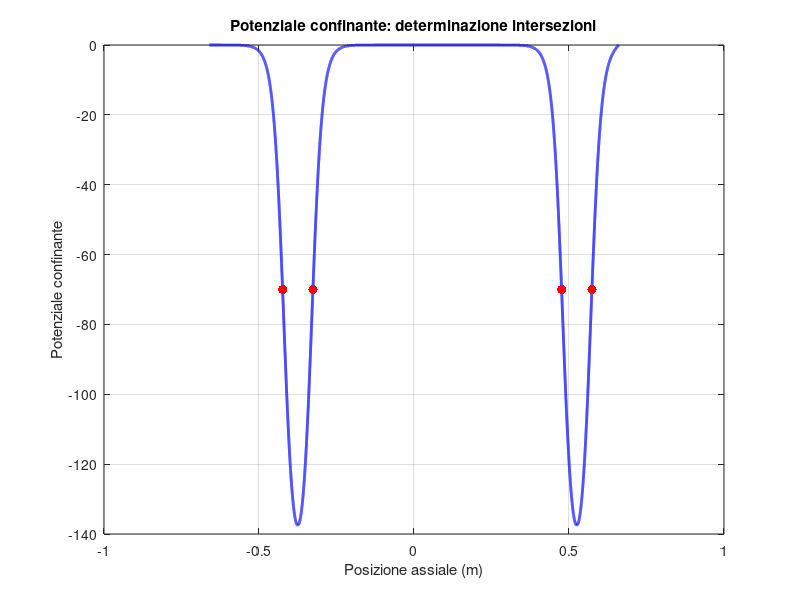

Write the MATLAB code that produced this figure.
%-------------------------------------------------------------------------%
%               Procedura per calcolare le intersezioni fra               %
%             potenziale della trappola e potenziale di plasma            %
%-------------------------------------------------------------------------%

close all
clear all
clc

% Funzione che restituisce le posizioni a cui è avvenuta l'intersezione
% ricercata ---> non è un algoritmo evidentemente ottimizzato, 

function [zpos, phi, zx] = pot_ELTRAP(v, offset, v_plasma)

    % lengths - inner electrodes shortened 1 mm for the gaps
    z(1)=0; z(2)=z(1)+149.5e-3;             % SH
    z(3)=z(2)+1e-3; z(4)=z(3)+89e-3;        % C8
    z(5)=z(4)+1e-3; z(6)=z(5)+89e-3;        % C7    
    z(7)=z(6)+1e-3; z(8)=z(7)+89e-3;        % C6
    z(9)=z(8)+1e-3; z(10)=z(9)+149e-3;      % S4
    z(11)=z(10)+1e-3; z(12)=z(11)+89e-3;    % C5
    z(13)=z(12)+1e-3; z(14)=z(13)+149e-3;   % S2
    z(15)=z(14)+1e-3; z(16)=z(15)+89e-3;    % C4
    z(17)=z(16)+1e-3; z(18)=z(17)+149e-3;   % S8
    z(19)=z(18)+1e-3; z(20)=z(19)+89e-3;    % C2
    z(21)=z(20)+1e-3; z(22)=z(21)+89e-3;    % C1
    z(23)=z(22)+1e-3; z(24)=z(23)+89.5e-3;  % GND


    N=12; % number of electrodes
    Nmax=3000; % truncation of the series
    pace=.5e-4;
    zx=z(1):pace:z(24);
    L=z(24);
    Rw=0.045;

    term1=0; phi=zeros(1,length(zx));

    % Actual potential computation
    for n=1:Nmax
        kn=n*pi/L;
        kn2=kn^2;
        term1=(v(1)*cos(kn*z(1))-v(N)*cos(kn*z(2*N)))/kn;
        term2=0;
    
        for i=1:N-1
            term2=term2+((v(i+1)-v(i))/(z(2*i+1)-z(2*i))*(sin(kn*z(2*i+1))-sin(kn*z(2*i)))/kn2);
        end
        phi=phi+(term1+term2)*besseli(0,kn*offset)/besseli(0,kn*Rw)/L*2*sin(kn*zx);
    end

    % Looping over array, we keep track of every intersection
    conta = 0;
    for i=2:length(phi)
        if ((v_plasma > phi(i-1)) && (v_plasma < phi(i))) | ((v_plasma < phi(i-1)) && (v_plasma > phi(i)))
            conta = conta + 1;
            zpos(conta) = zx(i-1) + (zx(i) - zx(i-1))/(phi(i) - phi(i-1)) * (v_plasma - phi(i-1));
        end        
    end

end

% Test per fare bench-marking: scelgo come potenziale di plasma -70 eV per
% vedere le soluzioni trovate dall'algoritmo precedentemente implementato

% E' fondamentale scrivere correttamente il vettore con cui definiamo i
% valori dei potenziali confinanti: sgravare qui equivale a scrivere tutto
% completamente errato

% Per il potenziale confinante l'ordine da mantenere è il seguente:
% 'SH','C8','C7','C6','S4','C5','S2','C4','S8','C2','C1','GND'
v = zeros(1, 12); v(3) = -160; v(11) = -160; v_plasma = -70; off = 0;
[int_pot, pot, posz] = pot_ELTRAP(v, off, v_plasma); L = 1.32;


plot(posz - L/2, pot, 'b-', 'LineWidth', 2); hold on; grid on;
plot(int_pot - L/2, v_plasma, 'r.', 'MarkerSize', 20); hold on; grid on;
title('Potenziale confinante: determinazione intersezioni'); 
xlabel('Posizione assiale (m)'); ylabel('Potenziale confinante'); 
